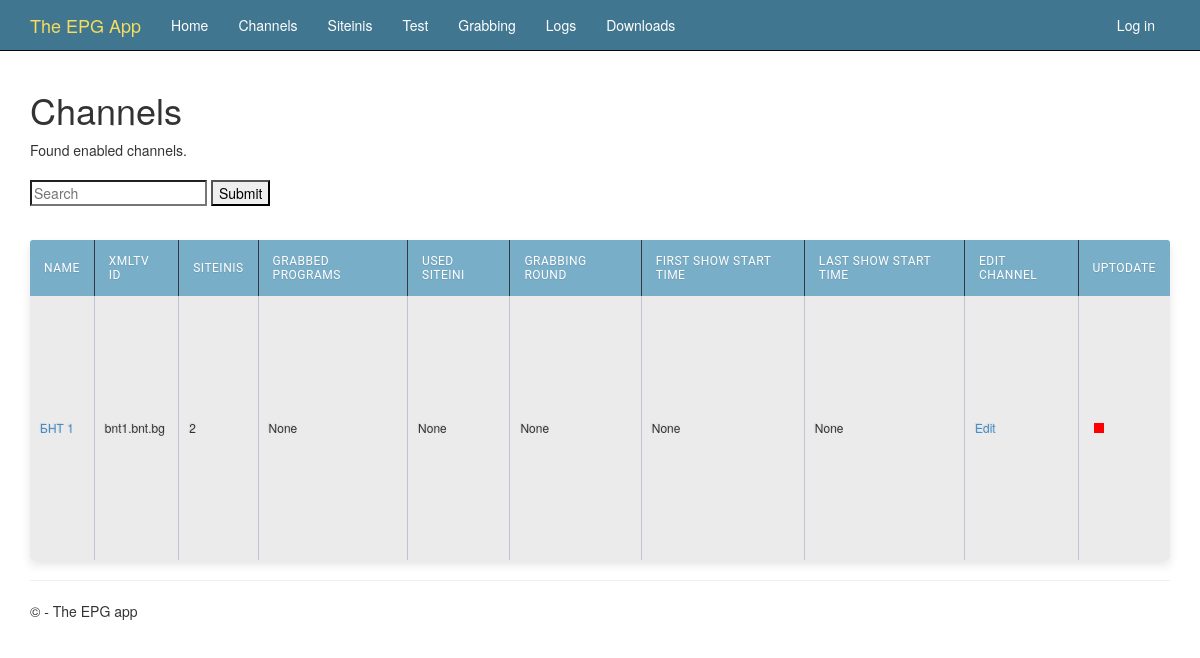
The app's page /, older data.
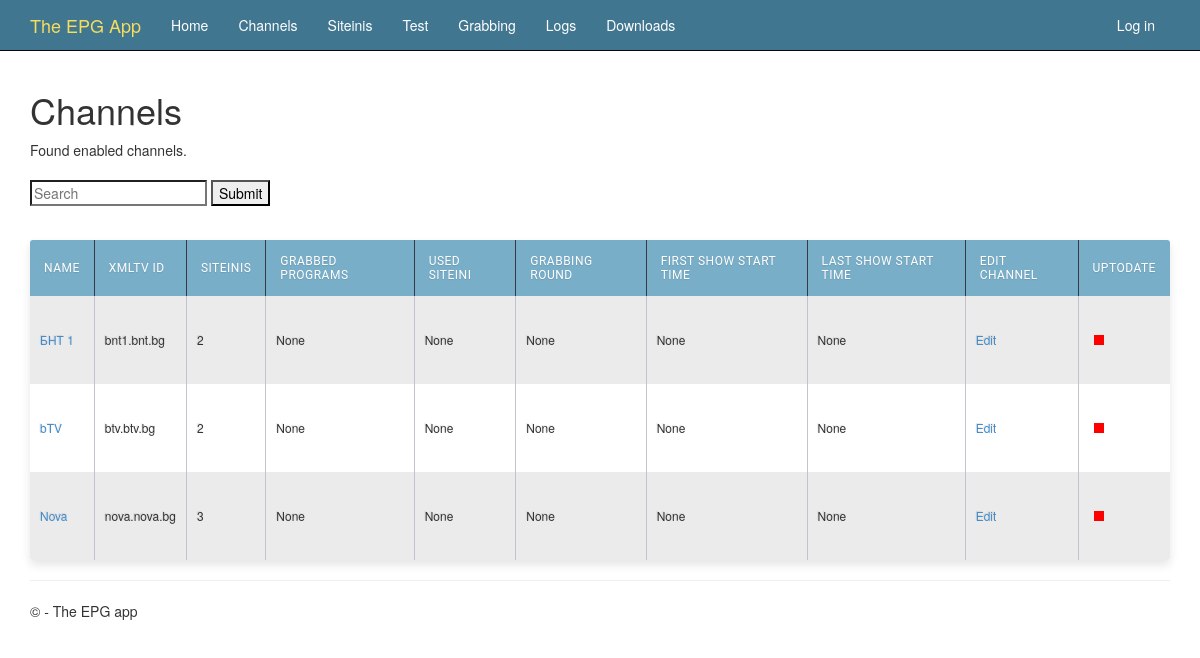
The same page, newer data.
### epgapp/models.py (models this page shows, shortened)
class Channel(models.Model):
  enabled     = models.BooleanField(default=True)
  name        = models.CharField('Name of channel', max_length=32)
  xmltv_id    = models.CharField('Channel id in XMLTV', max_length=32)
  slug        = models.SlugField('Slug', max_length=32, unique=True, help_text='Name in URL')
  update      = models.CharField('Update type',default="i", max_length=1, choices=UPDATE_TYPES, blank=True)
  siteinis    = models.ManyToManyField(Siteini, through='Grabbers')
  include     = models.CharField(blank=True, max_length=256)
  exclude     = models.CharField(blank=True, max_length=256)
  period      = models.CharField(blank=True, max_length=16)
  created     = models.DateTimeField(auto_now_add=True)
  modified    = models.DateTimeField(auto_now=True)
  category    = models.ManyToManyField(Category, default="", blank=True)
  def get_absolute_url(self):
    return reverse('channel-detail', args=[str(self.slug)])
  def get_siteinis(self):
    return len(self.siteinis.all())
  get_siteinis.short_description = 'Total siteinis'
  def get_timeshifts(self):
    return len(Timeshifts.objects.filter(parent=self))
  get_timeshifts.short_description = 'Timeshifts'
  class Meta:
    ordering = ['-name']
    verbose_name_plural = '          Channels'

### epgapp/views.py (the view)
# urls.py: url(r'^$', epgapp.views.ChannelListView.as_view(), name='home-link'),
class ChannelListView(ListView):
    model = Channel
    paginate_by = 50
    ordering = ['-created']
    def get_context_data(self, **kwargs):
      context = super().get_context_data(**kwargs)
      context['now'] = timezone.now()
      return context
    def get_queryset(self):
      channels = Channel.objects.filter(enabled=True)
      q = self.request.GET.get('q')
      if q:
        channels = channels.filter(name__icontains=q)
      channels = channels.order_by('created')
      for channel in channels:
        ch = get_report(channel.xmltv_id)['report']
        channel.programsCount = ch.get('programsCount')
        channel.siteiniName = ch.get('siteiniName')
        channel.siteiniIndex = ch.get('siteiniIndex')
        channel.firstShowStartsAt = ch.get('firstShowStartsAt')
        channel.lastShowStartsAt = ch.get('lastShowStartsAt')
        channel.uptodateColor = getUptodateColor(channel.lastShowStartsAt)
      return channels

### epgapp/helper.py (called while the page is built)
def get_report(channel_xmltv_id=None):
  message = ''
  details = ''
  status = False
  report = {}
  try:
    file_path = os.path.join(APP_DIR, 'logs', channel_xmltv_id + '.report.json')
    logger.debug("Getting report from file: %s" % file_path)
    with open (file_path, encoding='utf-8') as r:
      report = json.load(r)
    status = True
  except Exception as er:
    message = str(er)
  return {'status': status, 'message': message, 'details': details, 'report': report}

### epgapp/views.py (called while the page is built)
def getUptodateColor(dateInEpg):
  try:
    today = '%s%02d%02d' % (datetime.now().year, datetime.now().month, datetime.now().day)
    dateInEpg = dateInEpg[0:8]
    itoday = int(today)
    idateInEpg = int(dateInEpg)
    logger.debug("today: %s, epg: %s" % (today, dateInEpg))
    if dateInEpg > today:
      return "green"
    elif dateInEpg == today:
      return "yellow"
    else:
      return "red"
  except:
    return "red"

### epgapp/templates/epgapp/channel_list.html (shortened to what this page needs)
{% extends "layout.html" %}
{% block content %}
<h1>Channels</h1>
Found {{ object_list.count }} enabled channels.
<br />
<br />
<form id="searchform" action="{% url 'channel-list' %}" method="GET" accept-charset="utf-8">
    <input class="searchfield" id="searchbox" name="q" type="text" placeholder="Search">
    <input class="" type="submit" value="Submit"/>
</form>
<br />
<table class="maintable">
  <thead>
    <tr>
      <th>Name</th>
      <th>Xmltv id</th>
      <th>Siteinis</th>
      <th>Grabbed programs</th>
      <th>Used siteini</th>
      <th>Grabbing round</th>
      <th>First show start time</th>
      <th>Last show start time</th>
      <th>Edit channel</th>
      <th>Uptodate</th>
    </tr>
  </thead>
  <tbody>
    {% for channel in object_list %}
        <tr>
            <td><a href="{{ channel.get_absolute_url }}">{{ channel.name }}</a></td>
            <td>{{ channel.xmltv_id }}</td>
            <td>{{ channel.siteinis.count }}</td>
            <td>{{ channel.programsCount }}</td>
            <td>{{ channel.siteiniName }}</td>
            <td>{{ channel.siteiniIndex }}</td>
            <td>{{ channel.firstShowStartsAt }}</td>
            <td class="lastShowTime">{{ channel.lastShowStartsAt }}</td>
            <td><a href="{% url 'admin:epgapp_channel_change' channel.id %}">Edit</a></td>
            <td><div class="uptodate" style="background-color: {{ channel.uptodateColor  }}"></div></td>
        </tr>
    {% empty %}
        <tr><td colspan="3">No stats yet.</td></tr>
    {% endfor %}
    </tbody>
</table>
{% endblock %}

### epgapp/templates/layout.html (shortened to what this page needs)
﻿<!DOCTYPE html>
<html>
<head>
    {% load staticfiles %}
    <link rel="stylesheet" type="text/css" href="{% static 'content/bootstrap.css' %}" />
    <link rel="stylesheet" type="text/css" href="{% static 'content/site.css' %}" />
</head>
<body>
    <div class="navbar navbar-inverse navbar-fixed-top">
        <div class="container">
            <div class="navbar-header">
                <a href="/" class="navbar-brand">The EPG App</a>
            </div>
            <div class="navbar-collapse collapse">
                <ul class="nav navbar-nav">
                    <li><a href="{% url 'channel-list' %}"><span>Home</span></a></li>
                    <li><a href="{% url 'channel-list' %}"><span>Channels</span></a></li>
                    <li><a href="{% url 'siteini-list' %}"><span>Siteinis</span></a>
                    <li><a href="{% url 'siteini-test' %}"><span>Test</span></a></li>
                    <li><a href="{% url 'grabbing' %}"><span>Grabbing</span></a></li>
                    <li><a href="/logs/"><span>Logs</span></a></li>
                    <li><a href="{% url 'downloads-url' %}"><span>Downloads</span></a>
                </ul>
                {% include 'registration/loginpartial.html' %}
            </div>
        </div>
    </div>
    <div class="container body-content">
    {% block content %}{% endblock %}
        <hr/>
        <footer>
            <p>&copy; {{ year }} - The EPG app</p>
        </footer>
    </div>
</body>
</html>

### epgapp/templates/registration/loginpartial.html
{% if user.is_authenticated %}
<form id="logoutForm" action="/logout" method="post" class="navbar-right">
    {% csrf_token %}
    <ul class="nav navbar-nav navbar-right">
        <li><span class="navbar-brand">Hello {{ user.username }}!</span></li>
        <li><a href="{% url 'admin:index' %}">Administration</a></li>
        <li><a href="javascript:document.getElementById('logoutForm').submit()">Log off</a></li>
    </ul>
</form>
{% else %}
<ul class="nav navbar-nav navbar-right">
    <li><a href="{% url 'login' %}">Log in</a></li>
</ul>
{% endif %}

### epgapp/static/content/site.css (style rules this page uses)
body { padding-top: 50px; padding-bottom: 20px; }
.body-content { padding-left: 15px; padding-right: 15px; }
input, select, textarea { max-width: 280px; }
table.maintable { width: 100%; background: white; border-radius: 3px; border-collapse: collapse; height: 320px; margin: auto; padding: 5px; box-shadow: 0 5px 10px rgba(0, 0, 0, 0.1); animation: float 5s infinite; }
table.maintable th { font-family: "Roboto","Lucida Grande","DejaVu Sans","Bitstream Vera Sans",Verdana,Arial,sans-serif; color: #fff; background: #79aec8; letter-spacing: 0.5px; border-right: 1px solid #343a45; font-size: 12px; font-weight: 400; padding: 14px; text-transform: uppercase; text-align: left; text-shadow: 0 1px 1px rgba(0, 0, 0, 0.1); vertical-align: middle; }
table.maintable th:first-child { border-top-left-radius: 3px; }
table.maintable th:last-child { border-top-right-radius: 3px; border-right: none; }
tr:first-child { border-top: none; }
tr:last-child { border-bottom: none; }
table.maintable tr:nth-child(odd) td { background: #EBEBEB; }
tr:last-child td:first-child { border-bottom-left-radius: 3px; }
tr:last-child td:last-child { border-bottom-right-radius: 3px; }
td { background: #FFFFFF; padding: 10px; text-align: left; vertical-align: middle; font-weight: 300; font-size: 12px; text-shadow: -1px -1px 1px rgba(0, 0, 0, 0.1); border-right: 1px solid #C1C3D1; }
td:last-child { border-right: 0px; }

### epgapp/templates/epgapp/channel_list.html (style rules this page uses)
div.uptodate { width:10px; height:10px; margin:5px; background-color: green; }

Row changes from the older to the newer data that the page shows:
now on this page (row edited): Channel: name "bTV", xmltv_id "btv.btv.bg", siteinis.count "2", programsCount "None", siteiniName "None", siteiniIndex "None", firstShowStartsAt "None", lastShowStartsAt "None"
now on this page (row edited): Channel: name "Nova", xmltv_id "nova.nova.bg", siteinis.count "3", programsCount "None", siteiniName "None", siteiniIndex "None", firstShowStartsAt "None", lastShowStartsAt "None"
